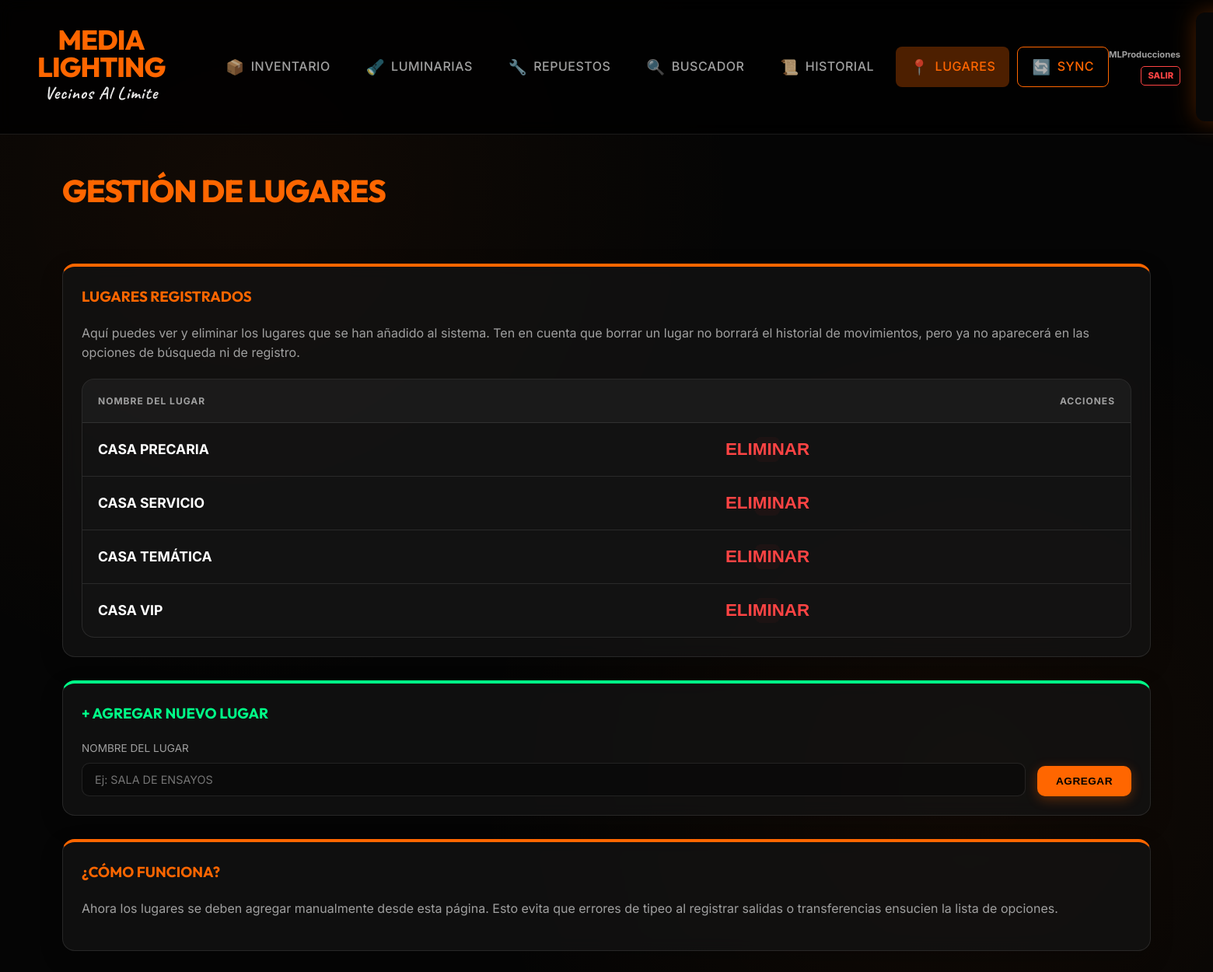
/lugares (signed in), run on an earlier commit of the app's database.
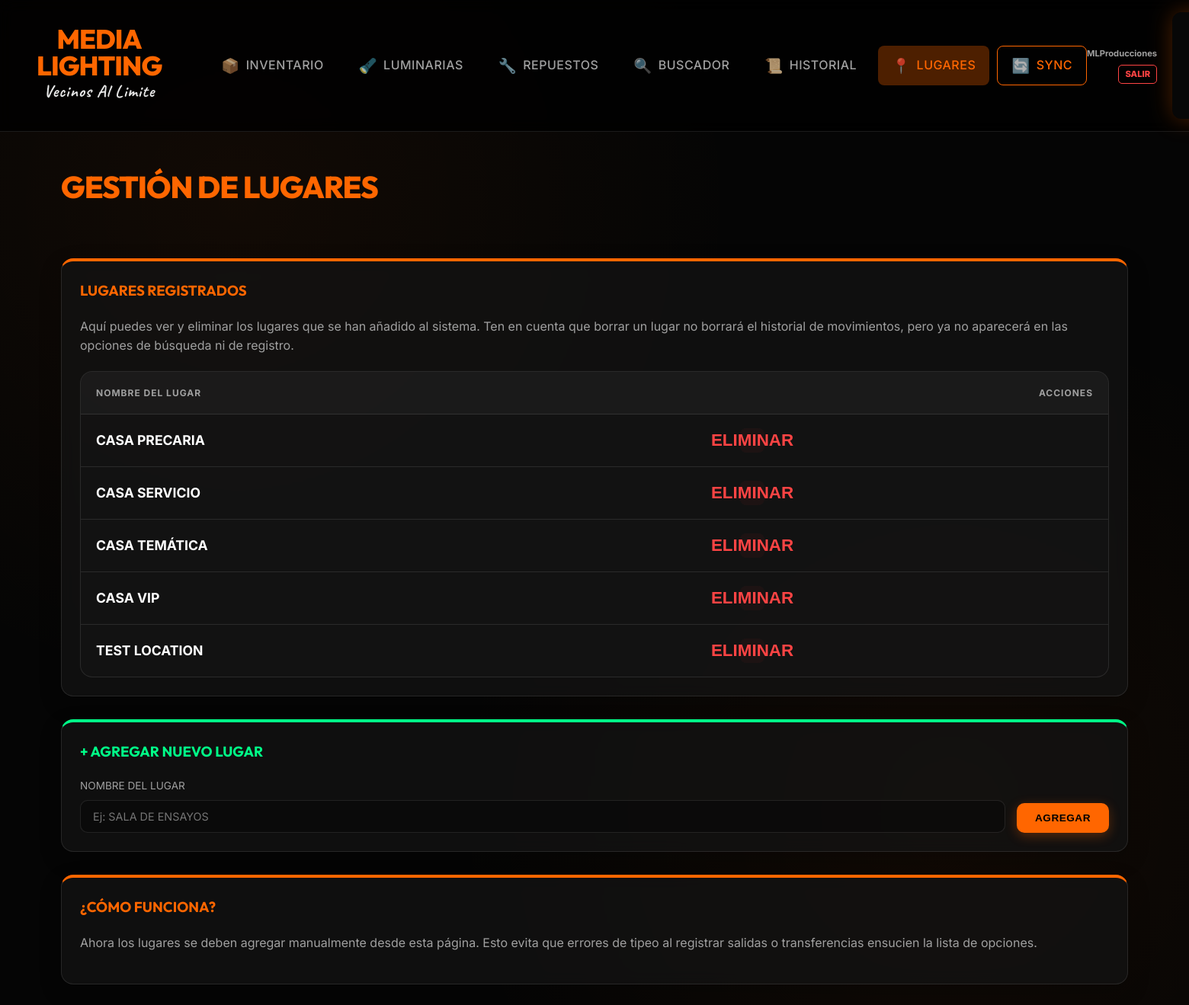
And on a later commit of the database.
### app.py (models this page shows, shortened)
class Lugar(db.Model):
    id = db.Column(db.Integer, primary_key=True)
    nombre = db.Column(db.String(100), unique=True, nullable=False)
    stocks = db.relationship('StockLugar', backref='lugar', cascade="all, delete-orphan")

### app.py (the view, shortened to what this page needs)
@app.route('/lugares', methods=['GET', 'POST'])
@login_required
def gestionar_lugares():
    lugares = Lugar.query.order_by(Lugar.nombre).all()
    return render_template('lugares.html', lugares=lugares)

### app.py (called while the page is built)
def login_required(f):
    @wraps(f)
    def decorated_function(*args, **kwargs):
        if 'user_id' not in session:
            flash("Por favor, inicia sesión para acceder.", "warning")
            return redirect(url_for('login'))
        return f(*args, **kwargs)
    return decorated_function

### templates/lugares.html (shortened to what this page needs)
{% extends "base.html" %}
{% block content %}
<div style="display: flex; justify-content: space-between; align-items: center; margin-bottom: 30px;">
    <h1>GESTIÓN DE LUGARES</h1>
</div>
<div class="card" style="margin-bottom: 30px; border-top: 4px solid var(--orange);">
    <h3 style="margin-top: 0; color: var(--orange);">LUGARES REGISTRADOS</h3>
    <p style="color: var(--text-dim); margin-bottom: 20px;">
        Aquí puedes ver y eliminar los lugares que se han añadido al sistema.
        Ten en cuenta que borrar un lugar no borrará el historial de movimientos, pero ya no aparecerá en las opciones
        de búsqueda ni de registro.
    </p>
    <div class="table-container">
        <table>
            <thead>
                <tr>
                    <th>NOMBRE DEL LUGAR</th>
                    <th style="text-align: right;">ACCIONES</th>
                </tr>
            </thead>
            <tbody>
                {% for lugar in lugares %}
                <tr>
                    <td data-label="Nombre">
                        <span style="font-weight: 700; font-size: 1.1rem;">{{ lugar.nombre }}</span>
                    </td>
                    <td style="text-align: right;">
                        <form action="/lugar/delete/{{ lugar.id }}" method="POST" style="display: inline;"
                            onsubmit="return confirm('¿Estás seguro de que quieres eliminar este lugar?');">
                            <button type="submit" class="btn-delete" style="padding: 10px 15px;">ELIMINAR</button>
                        </form>
                    </td>
                </tr>
                {% endfor %}
            </tbody>
        </table>
    </div>
</div>
<div class="card" style="margin-bottom: 30px; border-top: 4px solid var(--green);">
    <h3 style="margin-top: 0; color: var(--green);">+ AGREGAR NUEVO LUGAR</h3>
    <form method="POST" action="/lugares" style="display: flex; gap: 15px; align-items: end;">
        <div style="flex: 1;">
            <label style="display: block; margin-bottom: 8px; color: var(--text-dim); font-size: 0.85rem;">
                NOMBRE DEL LUGAR
            </label>
            <input type="text" name="nombre" required style="width: 100%;" placeholder="Ej: SALA DE ENSAYOS">
        </div>
        <button type="submit" class="btn-main" style="padding: 12px 24px;">AGREGAR</button>
    </form>
</div>
<div class="card" style="border-top: 4px solid var(--orange);">
    <h3 style="margin-top: 0; color: var(--orange);">¿CÓMO FUNCIONA?</h3>
    <p style="color: var(--text-dim);">
        Ahora los lugares se deben agregar manualmente desde esta página. Esto evita que errores de tipeo al registrar
        salidas o transferencias ensucien la lista de opciones.
    </p>
</div>
{% endblock %}

What changed in the data, as far as the page shows it:
added Lugar: nombre "TEST LOCATION"
